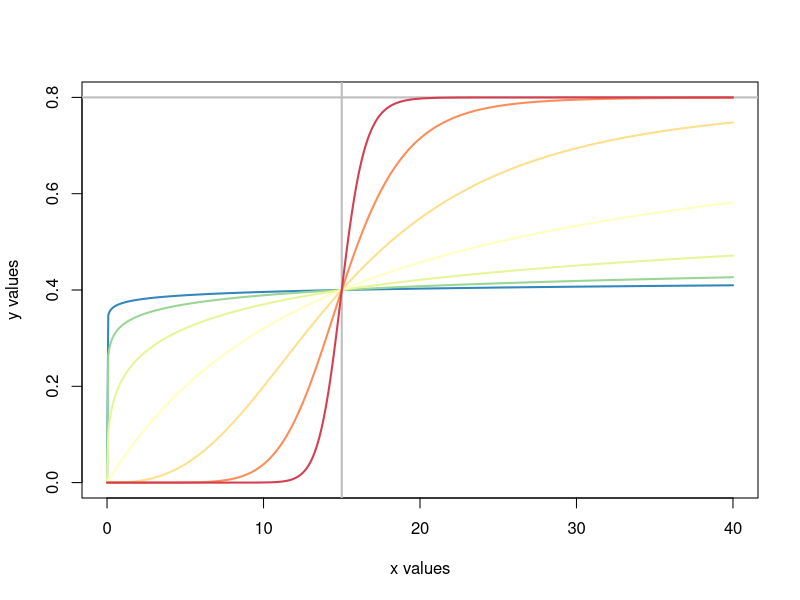
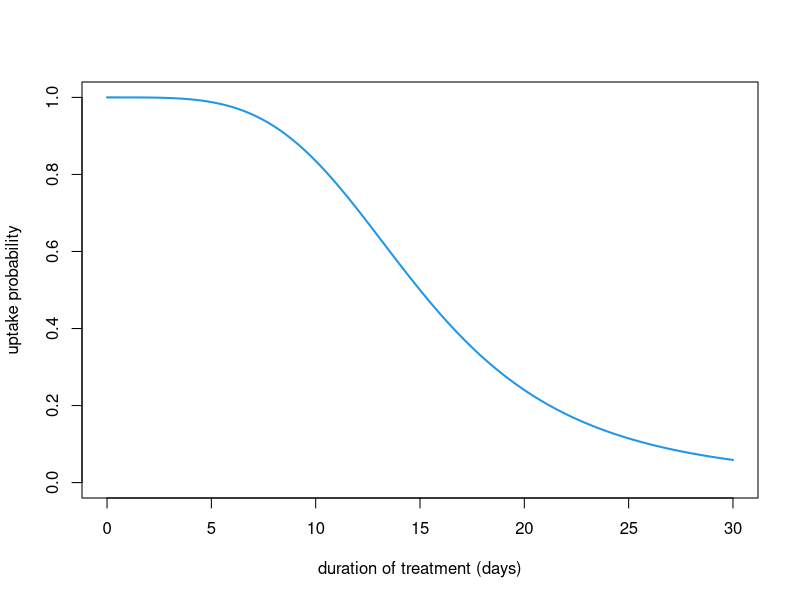
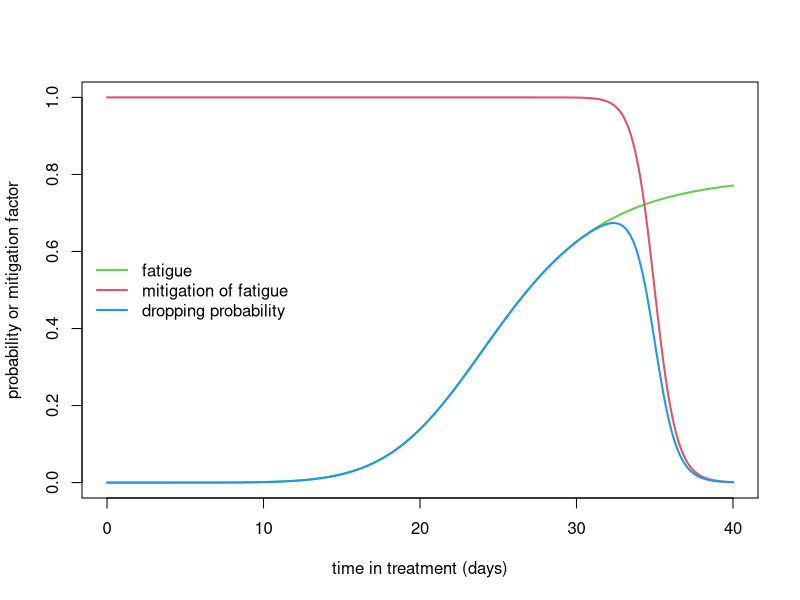
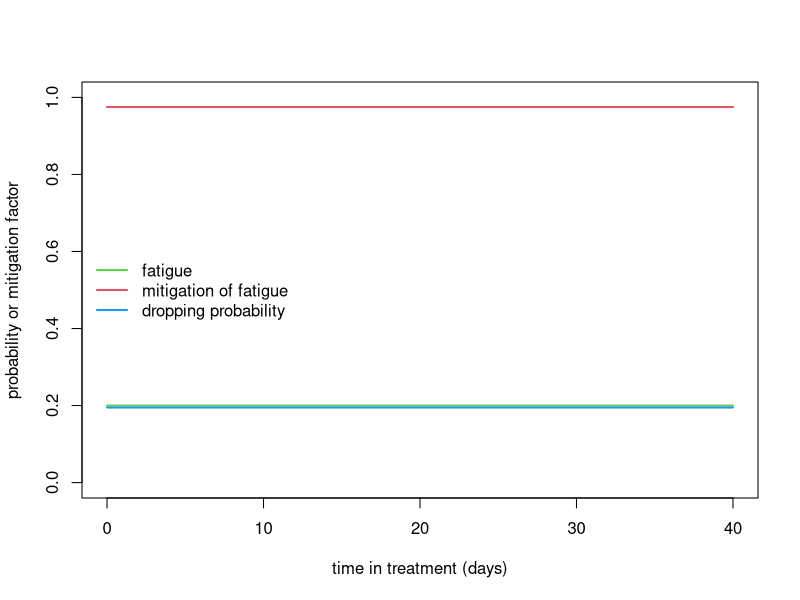
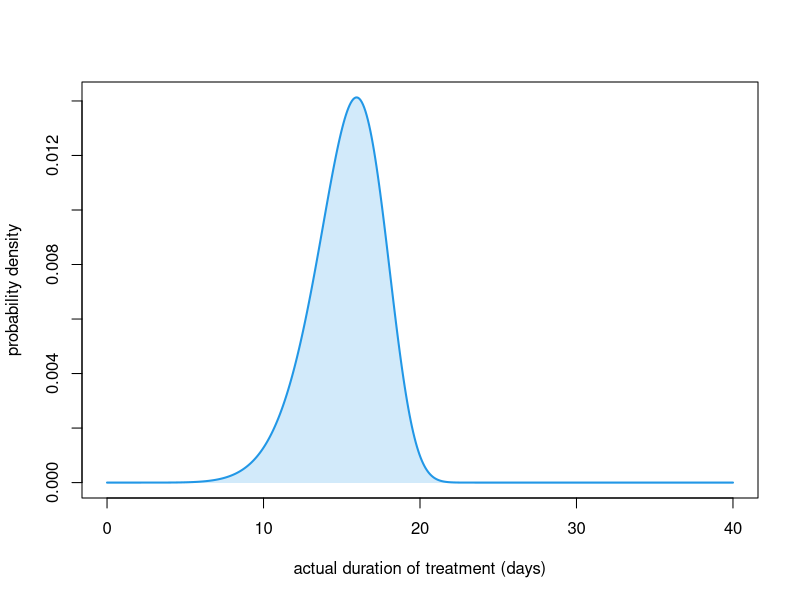
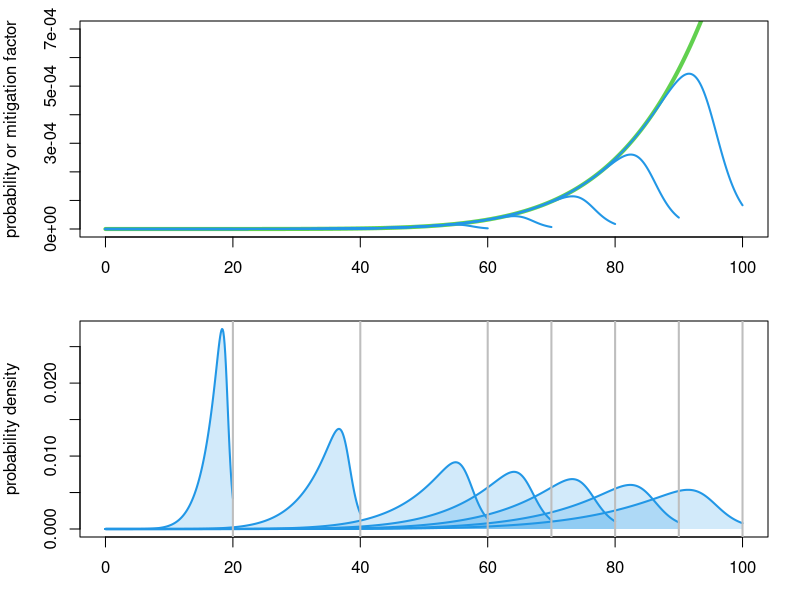
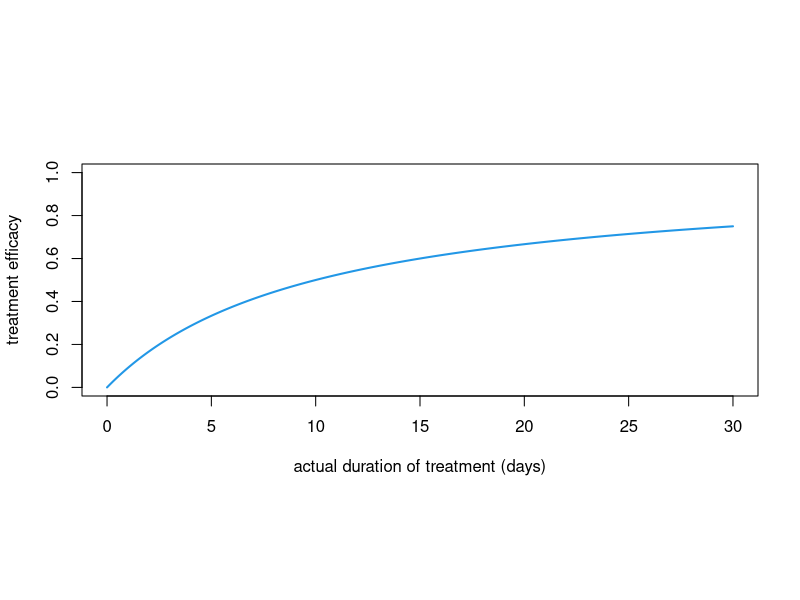
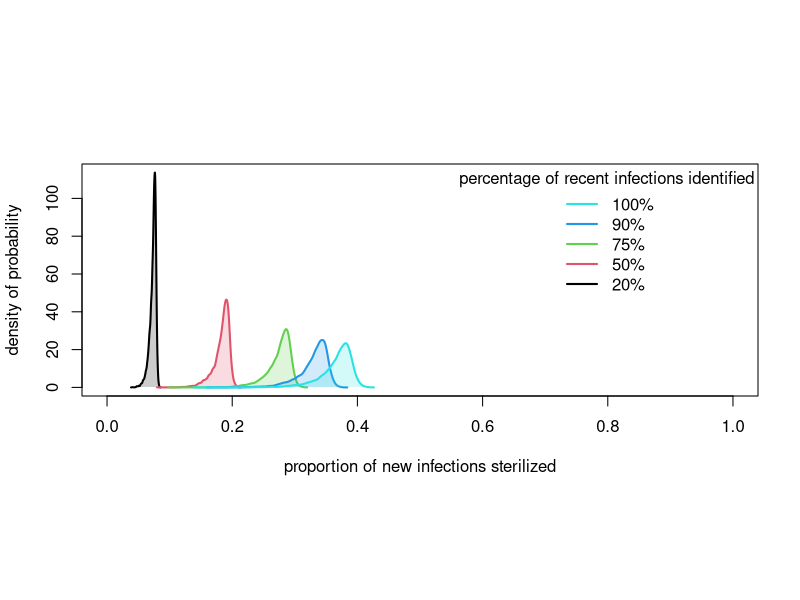

Reproduce these figures in R, in order. (Note: this script raises an error after producing the figures.)
## ---- chunk 1
knitr::knit_hooks$set(
  margin = function(before, options, envir) {
    if (before) par(mgp = c(1.5, .5, 0)) #, bty = "n", plt = c(.105, .97, .13, .97))
    else NULL
  })

knitr::opts_chunk$set(echo       = TRUE,
                      message    = FALSE,
                      cache      = TRUE,
                      autodep    = TRUE,
#                      dev.args   = list(pointsize = 11),
                      fig.height = 5,
                      fig.width  = 1.4 * 5,
                      fig.retina = 2,
                      fig.align  = "center",
                      margin     = TRUE)
## ---- chunk 2
needed_packages <- c(
  "deSolve",
  "tibble",
  "purrr",
  "dplyr",
  "magrittr",
  "RColorBrewer"
)
## ---- chunk 3
to_install <- needed_packages[! needed_packages %in% installed.packages()[,"Package"]]
if (length(to_install)) install.packages(to_install)
## ---- chunk 4
library(tibble)
library(purrr)
library(dplyr)
library(magrittr)
## ---- chunk 5
lwd_val <- 2
## ---- chunk 6
ode2 <- function(...) tibble::as_tibble(as.data.frame(deSolve::ode(...)))

seq2 <- function(...) seq(..., le = 512)

plotl <- function(...) plot(..., type = "l", lwd = 2)

lines2 <- function(...) lines(..., lwd = 2)

legend2 <- function(...) legend(..., bty = "n")

abline2 <- function(..., col = 2) abline(..., lwd = lwd_val, col = col)

plot2 <- function(..., col = 4) plot(..., type = "l", lwd = lwd_val, col = col)

plot3 <- function(...) plot2(..., xlab = "actual duration of treatment (days)")

legend2 <- function(...) legend(..., lty = 1, lwd = lwd_val, bty = "n")

mclapply2 <- function(...) {
  parallel::mclapply(..., mc.cores = parallel::detectCores() - 1)
}

polygon2 <- function(x, y, col = 4, alpha = .2, ...) {
  polygon(c(x[1], x, tail(x, 1)), c(0, y, 0), col = adjustcolor(col, alpha),
          border = NA)
}

polygon3 <- function(x, y1, y2, col = 4, ...) {
  polygon(c(x, rev(x)), c(y1, rev(y2)), col = col, border = NA, ...)
}
## ---- chunk 7
hill <- function(x, X, Y, h) {
  x2h <- x^h
  Y * x2h / (X^h + x2h)
}
## ---- chunk 8
xs <- seq2(0, 40)
X <- 15
Y <- .8

plot(NA, xlim = c(0, max(xs)), ylim = c(0, Y), xlab = "x values", ylab = "y values")
abline2(v = X, col = "grey")
abline2(h = Y, col = "grey")

hs <- exp(seq(-3, 3))
cols <- rev(RColorBrewer::brewer.pal(n = length(hs), "Spectral"))
walk2(hs, cols, ~ lines2(xs, hill(xs, X, Y, h = .x), col = .y))
## ---- chunk 9
uptake <- function(pd, Xv, hv) {
  X2h <- Xv ^ hv
  X2h / (X2h + pd ^ hv)
}
## ---- chunk 10
ds <- seq2(0, 30)
plot2(ds, uptake(ds, 15, 4), ylim = 0:1,
      xlab = "duration of treatment (days)", ylab = "uptake probability")
## ---- chunk 11
probabilities <- function(
    pd = 40,                      # proposed duration of treatment
    Xf  = 25,   Yf = .8, hf = 7,  # fatigue
    Xmp = .875, Ym = 1,  hm = 50, # mitigation of fatigue
    lwd = 2,
    ylim = 0:1,
    add = FALSE,
    lgnd = TRUE) {                # whether to add the legend to the plot or not
  
  Xm <- Xmp * pd
  ts <- seq2(0, pd)

  fatigue <- hill(ts, Xf, Yf, hf)
  mitigation <- 1 - hill(ts, Xm, Ym, hm)
  
  if (! add) plot(ts, fatigue, ylim = ylim, col = 3, type = "l", lwd = lwd,
                  xlab = "time in treatment (days)",
                  ylab = "probability or mitigation factor")
  lines2(ts, mitigation, col = 2)
  lines2(ts, mitigation * fatigue, col = 4)
  
  if (lgnd & ! add)
    legend2("left", col = c(3, 2, 4),
            legend = c("fatigue", "mitigation of fatigue", "dropping probability"))
}
## ---- chunk 12
probabilities()
## ---- chunk 13
probabilities(hf = 0, hm = 0, Ym = .05, Yf = .4)
## ---- chunk 14
dropping_probability <- function(
    pd = 40,                        # proposed duration of treatment
    Xf  = 25,   Yf = .8, hf = 7,    # fatigue
    Xmp = .875, Ym = 1,  hm = 50,   # mitigation of fatigue
    by = pd / (le - 1), le = 512) { # sampling day in the treatment

  ts <- seq(0, pd, by)
  tibble(x = ts,
         y = hill(ts, Xf, Yf, hf) * (1 - hill(ts, Xmp * pd, Ym, hm)))
}
## ---- chunk 15
dropping_probability()
## ---- chunk 16
effective_duration <- function(
    pd = 40,                        # proposed duration of treatment
    Xf  = 25,   Yf = .8, hf = 7,    # fatigue
    Xmp = .875, Ym = 1,  hm = 50,   # mitigation of fatigue
    by = pd / (le - 1), le = 512) { # sampling effective durations of treatment
  
  dp <- dropping_probability(pd, Xf, Yf, hf, Xmp, Ym, hm, by, le)
  y <- dp$y
  dens <- c(y[1], y[-1] * cumprod(1 - y[-length(y)]))
  tibble(x = dp$x,
         y = dens / sum(dens))
}
## ---- chunk 17
with(effective_duration(), {
  plot3(x, y, ylab = "probability density")
  polygon2(x, y)
})
## ---- chunk 18
explore_dropping <- function(
    Xf  = 200,  Yf  = .15, hf  = 7,
    Xmp = .875, Ym  = 1,   hm  = 50,
    by  = .1, ylim = c(0, .2),
    proposed_durations = c(20, 40, seq(60, 100, 10))) {

  proposed_durations <- sort(proposed_durations)

  eds <- map(proposed_durations,
             ~ effective_duration(.x, Xf, Yf, hf, Xmp, Ym, hm, by))
  
  opar <- par(mfrow = 2:1, plt = c(.1, .96, .21, .93))
  
  probabilities(tail(proposed_durations, 1),
                Xf, Yf, hf, Xmp, Ym, hm, lwd = 4, ylim = ylim, lgnd = FALSE)
  walk(head(proposed_durations, -1),
       ~ probabilities(.x, Xf, Yf, hf, Xmp, Ym, hm, add = TRUE))
  
  plot(NA,
       xlim = c(0, max(proposed_durations)),
       ylim = c(0, max(unlist(map(eds, ~ .x$y)))),
       xlab = "effective duration of treatment (days)",
       ylab = "probability density")
  walk(eds, ~ with(.x, {
    lines2(.x$x, .x$y, col = 4)
    polygon2(x, y)
  }))
  abline2(v = proposed_durations, col = "grey")
  
  par(opar)
}
## ---- chunk 19
explore_dropping(Xmp = .95, hm = 50, ylim = c(0, .0007))
## ---- chunk 20
draw_durations <- function(
    pd = 40,                        # proposed duration of treatment
    Xf  = 25,   Yf = .8, hf = 7,    # fatigue
    Xmp = .875, Ym = 1,  hm = 50,   # mitigation of fatigue
    by = pd / (le - 1), le = 512,   # sampling effective durations of treatment 
    n = 1000) {                     # number to draw
  with(effective_duration(pd, Xf, Yf, hf, Xmp, Ym, hm, by, le), sample(x, n, TRUE, y)) 
}                    
## ---- chunk 21
draw_durations(n = 10)
## ---- chunk 22
ts <- seq2(0, 30)
plot3(ts, hill(ts, 10, 1, 1), ylim = 0:1, ylab = "treatment efficacy")
## ---- chunk 23
pi_value <- function(
    tau = .99,
    pd = 10,
    
    Xv  = 15, hv = 4,
    Xf  = 200,  Yf = .15, hf = 7,
    Xmp = .875, Ym = 1,   hm = 50,
    Xe  = 10,   Ye = 1,   he = 1,
    
    by = pd / (le - 1), le = 512,
    n = 1000) {
  
  tau *
    uptake(pd, Xv, hv) *
    hill(draw_durations(pd, Xf, Yf, hf, Xmp, Ym,  hm, by, le, n), Xe, Ye, he)
}
## ---- chunk 24
tau_vals <- c(.2, .5, .75, .9, 1)

out1 <- tau_vals |>
  map(~ pi_value(tau = .x, pd = 10, n = 1e4, le = 1e6)) |> 
  map(density)

plot2(NA, xlim = 0:1, ylim = c(0, max(unlist(map(out1, extract2, "y")))),
      xlab = "proportion of new infections sterilized", ylab = "density of probability")

walk2(out1, seq_along(tau_vals), ~ with(.x, {
  polygon2(x, y, col = .y)
  lines2(x, y, col = .y)
}))

add_legend_sterilization <- function(...) {
  legend2("topright", legend = paste0(rev(100 * tau_vals), "%"),
          col = rev(seq_along(tau_vals)),
          title = "percentage of recent infections identified")
}

add_legend_sterilization()
## ---- chunk 25
quantplot <- function(x, y, probs = c(.025, seq(.05, .95, .05), .975),
                      col = adjustcolor(4, .07)) {
  y <- map_dfr(y, quantile, probs)
  nbcol <- ncol(y)
  nb <- (nbcol - (nbcol %% 2)) / 2 - 1
  walk(0:nb, ~ polygon3(x, y[[1 + .x]], y[[nbcol - .x]], col = col))
}
## ---- chunk 26
pd_vals <- seq(1, 40, le = 512)
out <- map(tau_vals,
           ~ mclapply2(pd_vals,
                       function(x) pi_value(pd = x, tau = .x, n = 1e4, le = 1e6)))
## ---- chunk 27
plot(NA, xlim = c(0, 45), ylim = 0:1,
     xlab = "proposed duration of treatment (days)",
     ylab = "proportion of new infections sterilized")

walk2(out,
      seq_along(out),
      ~ quantplot(pd_vals, .x,  probs = seq(.025, .975, le = 75),
                  col = adjustcolor(.y, .03)))

add_legend_sterilization()
## ---- chunk 28
sid_dyn <- function(N, I0 = 0, D0, beta, gamma, pi, delta, alpha, times) {
  ode2(c(S = N - I0 - D0, I = I0, D = D0),
       times,
       function(time, state, pars) {
         with(as.list(c(state, pars)), {
           infection <- (1 - pi) * beta * D * S
           dS  <- gamma * I + alpha * D - infection
           dI  <- infection - (delta + gamma) * I
           dD  <- delta * I - alpha * D
           list(c(dS, dI, dD))
         })
       },
       c(beta = beta, gamma = gamma, pi = pi, delta = delta, alpha = alpha))
}
## ---- chunk 29
sid_equ <- function(N, beta, gamma, pi, delta, alpha) {
  Dstar <- delta * N / (alpha + delta) - alpha * (delta + gamma) /
           ((alpha + delta) * (1 - pi) * beta)
  Istar <- alpha * Dstar / delta
  c(S = N - Istar - Dstar, I = Istar, D = Dstar)
}
## ---- chunk 30
plot_sid_dyn_equ <- function(
    N     = 1e5,
    D0    = 350,
    beta  = .000001,
    gamma = 0,
    pi    = 0,
    delta = .0001,
    alpha = 1 / 70,
    times = seq2(0, 25000)) {
  sims <- sid_dyn(N = N, I0 = 0, D0 = D0, beta = beta, gamma = gamma, pi = pi,
                  delta = delta, alpha = alpha, times = times)

  equs <- sid_equ(N = N, beta = beta, gamma = gamma, pi = pi,
                  delta = delta, alpha = alpha)
  
  plotl2 <- function(...) plotl(..., xlab = "time (year)")
  
  opar <- par(mfrow = c(1, 3), cex = 1, plt = c(.25, .95, .25, .9))
  with(sims, {
    plotl2(time, I, col = 2, ylab = "infection prevalence")
    abline(h = equs["I"], col = 2)
    plotl2(time, D, col = 3, ylab = "disease prevalence")
    abline(h = equs["D"], col = 3)
    plotl2(time, delta * I, col = 4, ylab = "yearly disease incidence")
    abline(h = delta * equs["I"], col = 4)
  })
  par(opar)
}
## ---- chunk 31
plot_sid_dyn_equ()
## ---- chunk 32
sid_param_val <- function(inf_prev, dis_prev, dis_incd, N = 1e5) {
  delta <- dis_incd / inf_prev
  alpha <- dis_incd / dis_prev
  c(alpha = alpha,
    beta  = alpha * delta / (delta * N - (alpha + delta) * dis_prev),
    delta = delta)
}
## ---- chunk 33
(sid_p_val <- sid_param_val(2e4, 176, 322))
## ---- chunk 34
plot_sid_dyn_equ(D0    = 176,
             beta  = sid_p_val[["beta"]],
             delta = sid_p_val[["delta"]],
             alpha = sid_p_val[["alpha"]],
             times = seq2(0, 3000))
## ---- chunk 35
siid_dyn <- function(N = 1e5, Is0 = 0, If0 = 0, D0,
                    pi, p, beta, gammas, gammaf, deltas, deltaf, alpha, times) {
  ode2(c(S = N - Is0 - If0 - D0, Is = Is0, If = If0, D = D0),
       times,
       function(time, state, pars) {
         with(as.list(c(state, pars)), {
           infection <- beta * D * S
           dS  <- gammas * Is + gammaf * If + alpha * D - (1 - p * pi) * infection
           dIs <- (1 - p) * infection - (gammas + deltas) * Is
           dIf <- (1 - pi) * p * infection - (gammaf + deltaf) * If
           dD  <- deltas * Is + deltaf * If - alpha * D
           list(c(dS, dIs, dIf, dD))
         })
       },
       c(pi = pi, p = p, beta = beta, gammas = gammas, gammaf = gammaf,
         deltas = deltas, deltaf = deltaf, alpha = alpha))
}
## ---- chunk 36
siid_equ <- function(N = 1e5, pi, p, beta, gammas, gammaf, deltas, deltaf, alpha) {
  A  <- (alpha * deltaf + (1 + deltas) * gammaf) * (1 - p) +
        (alpha * deltas + (alpha + deltaf) * gammas) * (1 - pi) * p + 
        (1 - p * pi) * deltas * deltaf
  D  <- (((1 - p) * deltas * gammaf +
          (1 - pi) * p * gammas * deltaf +
          (1 - p * pi) * deltas * deltaf) * N - 
         (deltas * gammaf + gammas * deltaf + deltas * deltaf) * alpha / beta) / A
  If  <- (N - (alpha / deltas + 1) * D) * (1 - pi) * p * beta * D / 
         (gammaf + deltaf + (1 - deltaf / deltas) * (1 - pi) * p * beta * D)
  Is  <- (alpha * D - deltaf * If) / deltas
  c(S  = N - Is - If - D,
    Is = Is,
    If = If,
    D  = D)
}
## ---- chunk 37
plot_siid_dyn_equ <- function(
    N = 1e5,
    Is0 = 0,
    If0 = 0,
    D0 = 350,
    pi = 0,
    p = .9,
    beta = 1e-6,
    gammas = 0,
    gammaf = 0,
    deltas = 1e-6,
    deltaf = 1e-4,
    alpha = 1 / 70,
    times = seq2(0, 1000000)) {
  
  sims <- siid_dyn(N, Is0, If0, D0,
                  pi, p, beta, gammas, gammaf, deltas, deltaf, alpha, times)

  equs <- siid_equ(N, pi, p, beta, gammas, gammaf, deltas, deltaf, alpha)
  
  plotl2 <- function(...) plotl(..., xlab = "time (year)")
  
  opar <- par(mfrow = c(1, 4)) #, cex = 1, plt = c(.25, .95, .25, .9))
  with(sims, {
    incidence_dyn <- deltas * Is + deltaf * If
    incidence_equ <- deltas * equs["Is"] + deltaf * equs["If"]
    
    plotl2(time, Is + If, col = 1, ylab = "infection prevalence")
    abline(h = equs["Is"] + equs["If"], col = 1)
    
    plotl2(time, D,  col = 2, ylab = "disease prevalence")
    abline(h = equs["D"], col = 2)
    
    plotl2(time, incidence_dyn, col = 3, ylab = "yearly disease incidence")
    abline(h = incidence_equ, col = 3)
    
    plotl2(time, deltaf * If / incidence_dyn, col = 4,
           ylab = "proportion of fast infections")
    abline(h = deltaf * equs["If"] / incidence_equ, col = 4)
  })
  par(opar)
}
## ---- chunk 38
plot_siid_dyn_equ()
## ---- chunk 39
N <- 1e5
beta <- .000001
gamma <- gammas <- gammaf <- 0
pi <- 0
delta <- deltas <- deltaf <- .0001
alpha <- 1 / 70
p <- 1
sid_equ(N, beta, gamma, pi, delta, alpha)
siid_equ(N, pi, p, beta, gammas, gammaf, deltas, deltaf, alpha)
## ---- chunk 40
siid_equ2 <- function(N = 1e5, p, beta, gammas, gammaf, deltas, deltaf, alpha) {
  D <- (((gammaf + deltaf) * deltas +
           (gammas * deltaf - deltas * gammaf) * p) * beta * N -
          (gammas * deltaf + (gammaf + deltaf) * deltas) * alpha) /
    (((alpha + deltas) * deltaf + (1 - p) * (1 + deltas) * gammaf +
        ((deltaf + alpha) * gammas - (deltaf - deltas) * alpha) * p) * beta)
  
  c(D = D,
    I = ((N - D) * (deltaf - deltas) * p * beta - (gammaf + deltaf) * alpha) * D /
      ((deltaf - deltas) * p * beta * D - (gammaf + deltaf) * deltas),
    df = (deltas * N - (alpha + deltas) * D) * deltaf * p * beta * D / 
      ((gammaf + deltaf) * deltas - (deltaf - deltas) * p * beta * D),
    ds = D * (alpha + (deltas * N - (alpha + deltas) * D) * p * beta * deltaf /
                ((deltaf - deltas) * p * beta * D - (gammaf + deltaf) * deltas))
    )
}
## ---- chunk 41
siid_equ(N = 1e5, pi = 0, p = .9, beta = .00001, gammas = 1 / 70, gammaf = 0,
         deltas = 1 / 50, deltaf = 1 / 5, alpha = 1 / 70)

siid_equ2(N = 1e5, p = .9, beta = .00001, gammas = 1 / 70, gammaf = 0,
          deltas = 1 / 50, deltaf = 1 / 5, alpha = 1 / 70)
## ---- chunk 42
plot_siid_dyn_equ2 <- function(
    N = 1e5,
    Is0 = 0,
    If0 = 0,
    D0 = 350,
    pi = 0,
    p = .9,
    beta = 1e-6,
    gammas = 0,
    gammaf = 0,
    deltas = 1e-6,
    deltaf = 1e-4,
    alpha = 1 / 70,
    times = seq2(0, 1000000)) {
  
  sims <- siid_dyn(N, Is0, If0, D0,
                  pi, p, beta, gammas, gammaf, deltas, deltaf, alpha, times)

  equs <- siid_equ2(N, p, beta, gammas, gammaf, deltas, deltaf, alpha)

  plotl2 <- function(...) plotl(..., xlab = "time (year)")
  
  opar <- par(mfrow = c(1, 4)) #, cex = 1, plt = c(.25, .95, .25, .9))
  with(sims, {
    plotl2(time, Is + If, col = 1, ylab = "infection prevalence")
    abline(h = equs["I"], col = 1)
    
    plotl2(time, D,  col = 2, ylab = "disease prevalence")
    abline(h = equs["D"], col = 2)
    
    plotl2(time, deltaf * If, col = 3, ylab = "yearly fast disease incidence")
    abline(h = equs["df"], col = 3)

    plotl2(time, deltas * Is, col = 4, ylab = "yearly slow disease incidence")
    abline(h = equs["ds"], col = 4)
  })
  par(opar)
}
## ---- chunk 43
plot_siid_dyn_equ2()
## ---- chunk 44
siid_equ3 <- function(N = 1e5, p, beta, deltas, deltaf, alpha) {
  D <- deltaf * deltas * (beta * N - alpha) / 
       (((alpha + deltas) * deltaf - (deltaf - deltas) * alpha * p) * beta)
  
  c(D = D,
    I = ((N - D) * (deltaf - deltas) * p * beta - deltaf * alpha) * D /
        ((deltaf - deltas) * p * beta * D - deltaf * deltas),
    df = (deltas * N - (alpha + deltas) * D) * deltaf * p * beta * D /
        (deltaf * deltas - (deltaf - deltas) * p * beta * D),
    ds = (alpha + (deltas * N - (alpha + deltas) * D) * p * beta * deltaf / 
            ((deltaf - deltas) * p * beta * D - deltaf * deltas)) * D
    )
}

siid_equ2(N = 1e5, p = .9, beta = .00001, gammas = 0, gammaf = 0, deltas = 1 / 50,
          deltaf = 1 / 5, alpha = 1 / 70)

siid_equ3(N = 1e5, p = .9, beta = .00001, deltas = 1 / 50, deltaf = 1 / 5,
          alpha = 1 / 70)
## ---- chunk 45
siid_param_val <- function(I, D, ds, df, N, deltaf) {
  c(alpha  = (df + ds) / D,
    beta   = (df + ds) / ((N - I - D) * D),
    deltas = deltaf * ds / (deltaf * I - df),
    p      = df / (df + ds))
}
## ---- chunk 46
x <- .9
di <- 176
D <- 322
df <- round(x * di)
siid_param_val(I = 1e4, D = D, ds = di - df, df = df, N = 1e5, deltaf = 1 / 2)
siid_param_val(I = 3e4, D = D, ds = di - df, df = df, N = 1e5, deltaf = 1 / 2)
## ---- chunk 47
deltaf <- 1 / 2
N <- 1e5
x <- .9
di <- 176
D0 <- 322
df <- x * di

siid_p_val <- siid_param_val(I = 2e4, D = D0, ds = di - df, df = df, N = N,
                             deltaf = deltaf)

a <- siid_equ(N = N, pi = 0, p = siid_p_val[["p"]], beta = siid_p_val[["beta"]],
              gammas = 0, gammaf = 0, deltas = siid_p_val[["deltas"]], deltaf = deltaf,
              alpha = siid_p_val[["alpha"]])

b <- siid_equ2(N = N, p = siid_p_val[["p"]], beta = siid_p_val[["beta"]],
               gammas = 0, gammaf = 0, deltas = siid_p_val[["deltas"]], deltaf = deltaf,
               alpha = siid_p_val[["alpha"]])

a["D"]
sum(a[c("Is", "If")])
b["I"]
(d <- sum(b[c("df", "ds")]))
b[["df"]] / d
## ---- chunk 48
times <- 2025 + seq2(0, 30)
deltaf <- 1 / 2
N <- 1e5
I0 <- 2e4
x <- .9
di <- 176
D0 <- 322
df <- x * di

siid_p_val <- siid_param_val(I = I0, D = D0, ds = di - df, df = df, N = N,
                             deltaf = deltaf)

start_val <- siid_equ(N = N, pi = 0, p = siid_p_val[["p"]], beta = siid_p_val[["beta"]],
                      gammas = 0, gammaf = 0, deltas = siid_p_val[["deltas"]],
                      deltaf = deltaf, alpha = siid_p_val[["alpha"]])

pi_effect <- function(pi) {
  siid_dyn(N = 1e5, Is0 = start_val[["Is"]], If0 = start_val[["If"]], D0, pi,
           p      = siid_p_val[["p"]],
           beta   = siid_p_val[["beta"]], gammas = 0, gammaf = 0,
           deltas = siid_p_val[["deltas"]], deltaf = deltaf,
           alpha  = siid_p_val[["alpha"]], times) |> 
    mutate(d = deltaf * If + siid_p_val[["deltas"]] * Is)
}

plot(NA, xlim = range(times), ylim = c(0, di),
     xlab = "year", ylab = "disease incidence (/year/100,000)")

out <- seq(0, 1, .1) |> 
  map(pi_effect) |> 
  walk(~ with(.x, lines(time, d)))
